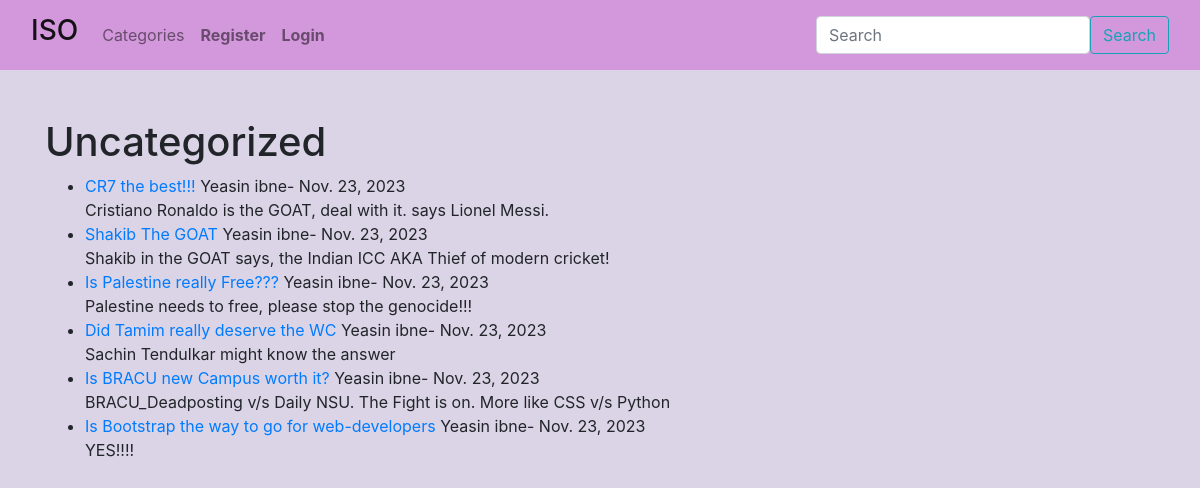
The page /category/uncategorized/ on the database its author committed.
### ISO_Blog/models.py (models this page shows, shortened)
class Post(models.Model):
    title=models.CharField(max_length=255)
    header_image= models.ImageField(null=True, blank=True, upload_to="images/profile")
    title_tag=models.CharField(max_length=255)
    author=models.ForeignKey(User, on_delete=models.CASCADE)
    body=RichTextField(blank=True, null=True)
    post_date=models.DateField(auto_now_add=True)
    category=models.CharField(max_length=255, default='uncategorized')
    likes = models.ManyToManyField(User, related_name='blog_posts')
    snippet=models.CharField(max_length=255)

### ISO_Blog/views.py (the view)
# urls.py: path('category/<str:cats>/',CategoryView, name='category' ),
def CategoryView(request, cats):
    category_posts = Post.objects.filter(category=cats.replace('-', ' '))
    return render(request, 'categories.html', {'cats': cats.title().replace('-', ' '), 'category_posts':category_posts})

### ISO_Blog/templates/categories.html (shortened to what this page needs)
{% extends 'base.html' %}
{% block content %}
{% if category_posts %}
    <h1>{{cats}}</h1>
    <ul>
    {% for post in category_posts %}
         <li><a href="{% url 'post_details' post.pk %}">{{post.title}}</a>
             {{ post.author.first_name }}
            {{ post.author.last_name }}-
            {{ post.post_date }} <br/>
        {{post.body|slice:":100"|safe }}</li>
    {% endfor %}
    </ul>
{% else %}
    <h2>Sorry this page doesn't exist...</h2>
{% endif %}
{% endblock %}

### rows shown on the page
Post: title "CR7 the best!!!", author.first_name "Yeasin", author.last_name "ibne", post_date "Nov. 23, 2023", body "Cristiano Ronaldo is the GOAT, deal with it. says Lionel Messi."
Post: title "Shakib The GOAT", author.first_name "Yeasin", author.last_name "ibne", post_date "Nov. 23, 2023", body "Shakib in the GOAT says, the Indian ICC AKA Thief of modern cricket!"
Post: title "Is Palestine really Free???", author.first_name "Yeasin", author.last_name "ibne", post_date "Nov. 23, 2023", body "Palestine needs to free, please stop the genocide!!!"
Post: title "Did Tamim really deserve the WC", author.first_name "Yeasin", author.last_name "ibne", post_date "Nov. 23, 2023", body "Sachin Tendulkar might know the answer"
Post: title "Is BRACU new Campus worth it?", author.first_name "Yeasin", author.last_name "ibne", post_date "Nov. 23, 2023", body "BRACU_Deadposting v/s Daily NSU. The Fight is on. More like CSS v/s Python"
Post: title "Is Bootstrap the way to go for web-developers", author.first_name "Yeasin", author.last_name "ibne", post_date "Nov. 23, 2023", body "YES!!!!"

### other values the page prints
{{ cats }} "Uncategorized"
